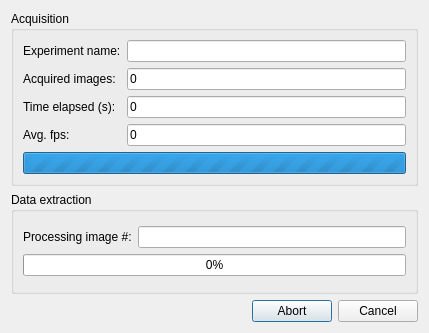
<?xml version="1.0" encoding="UTF-8"?>
<ui version="4.0">
 <class>ExperimentProgressWidget</class>
 <widget class="QDialog" name="ExperimentProgressWidget">
  <property name="geometry">
   <rect>
    <x>0</x>
    <y>0</y>
    <width>429</width>
    <height>333</height>
   </rect>
  </property>
  <property name="windowTitle">
   <string>Running experiment...</string>
  </property>
  <layout class="QGridLayout" name="gridLayout">
   <item row="0" column="0">
    <layout class="QVBoxLayout" name="verticalLayout" stretch="1,1,0,0">
     <item>
      <widget class="QGroupBox" name="groupBox_2">
       <property name="title">
        <string>Acquisition</string>
       </property>
       <layout class="QGridLayout" name="gridLayout_2">
        <item row="0" column="0">
         <layout class="QVBoxLayout" name="verticalLayout_2">
          <item>
           <layout class="QGridLayout" name="gridLayout_3">
            <item row="2" column="0">
             <widget class="QLabel" name="label_4">
              <property name="text">
               <string>Time elapsed (s):</string>
              </property>
             </widget>
            </item>
            <item row="1" column="1">
             <widget class="QLineEdit" name="acqCount">
              <property name="text">
               <string>0</string>
              </property>
              <property name="readOnly">
               <bool>true</bool>
              </property>
             </widget>
            </item>
            <item row="1" column="0">
             <widget class="QLabel" name="label_2">
              <property name="text">
               <string>Acquired images:</string>
              </property>
             </widget>
            </item>
            <item row="0" column="1">
             <widget class="QLineEdit" name="experimentName">
              <property name="readOnly">
               <bool>true</bool>
              </property>
             </widget>
            </item>
            <item row="0" column="0">
             <widget class="QLabel" name="label">
              <property name="text">
               <string>Experiment name:</string>
              </property>
             </widget>
            </item>
            <item row="2" column="1">
             <widget class="QLineEdit" name="elapsed">
              <property name="text">
               <string>0</string>
              </property>
             </widget>
            </item>
            <item row="3" column="0">
             <widget class="QLabel" name="label_5">
              <property name="text">
               <string>Avg. fps:</string>
              </property>
             </widget>
            </item>
            <item row="3" column="1">
             <widget class="QLineEdit" name="fps">
              <property name="text">
               <string>0</string>
              </property>
             </widget>
            </item>
           </layout>
          </item>
          <item>
           <widget class="QProgressBar" name="progressBar">
            <property name="maximum">
             <number>0</number>
            </property>
            <property name="value">
             <number>0</number>
            </property>
           </widget>
          </item>
         </layout>
        </item>
       </layout>
      </widget>
     </item>
     <item>
      <widget class="QGroupBox" name="dataextraction">
       <property name="title">
        <string>Data extraction</string>
       </property>
       <layout class="QGridLayout" name="gridLayout_4">
        <item row="2" column="0">
         <layout class="QVBoxLayout" name="verticalLayout_3">
          <item>
           <layout class="QHBoxLayout" name="horizontalLayout_4">
            <item>
             <widget class="QLabel" name="label_3">
              <property name="text">
               <string>Processing image #:</string>
              </property>
             </widget>
            </item>
            <item>
             <widget class="QLineEdit" name="processImageN"/>
            </item>
           </layout>
          </item>
          <item>
           <widget class="QProgressBar" name="dataProgress">
            <property name="value">
             <number>0</number>
            </property>
           </widget>
          </item>
         </layout>
        </item>
       </layout>
      </widget>
     </item>
     <item>
      <widget class="QDialogButtonBox" name="buttonBox">
       <property name="standardButtons">
        <set>QDialogButtonBox::Abort|QDialogButtonBox::Cancel</set>
       </property>
      </widget>
     </item>
     <item>
      <layout class="QHBoxLayout" name="horizontalLayout_2"/>
     </item>
    </layout>
   </item>
  </layout>
 </widget>
 <resources/>
 <connections/>
</ui>
